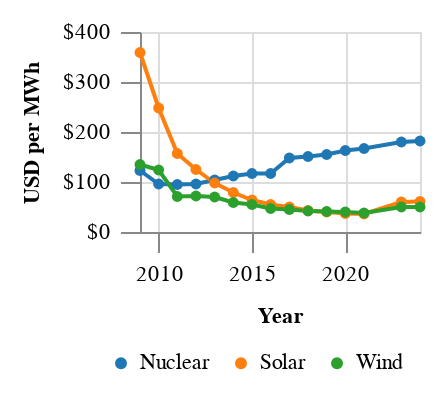

Describe this chart as a Vega-Lite specification.
### Vega-Lite specification from a JSON file in a GitHub repository (floating-point values rounded to 4 significant figures)
{"$schema": "https://vega.github.io/schema/vega-lite/v5.json", "data": {"values": [{"Year": "2009", "Source": "Nuclear", "LCOE": 123}, {"Year": "2010", "Source": "Nuclear", "LCOE": 96}, {"Year": "2011", "Source": "Nuclear", "LCOE": 95}, {"Year": "2012", "Source": "Nuclear", "LCOE": 96}, {"Year": "2013", "Source": "Nuclear", "LCOE": 104}, {"Year": "2014", "Source": "Nuclear", "LCOE": 112}, {"Year": "2015", "Source": "Nuclear", "LCOE": 117}, {"Year": "2016", "Source": "Nuclear", "LCOE": 117}, {"Year": "2017", "Source": "Nuclear", "LCOE": 148}, {"Year": "2018", "Source": "Nuclear", "LCOE": 151}, {"Year": "2019", "Source": "Nuclear", "LCOE": 155}, {"Year": "2020", "Source": "Nuclear", "LCOE": 163}, {"Year": "2021", "Source": "Nuclear", "LCOE": 167}, {"Year": "2023", "Source": "Nuclear", "LCOE": 180}, {"Year": "2024", "Source": "Nuclear", "LCOE": 182}, {"Year": "2009", "Source": "Solar", "LCOE": 359}, {"Year": "2010", "Source": "Solar", "LCOE": 248}, {"Year": "2011", "Source": "Solar", "LCOE": 157}, {"Year": "2012", "Source": "Solar", "LCOE": 125}, {"Year": "2013", "Source": "Solar", "LCOE": 98}, {"Year": "2014", "Source": "Solar", "LCOE": 79}, {"Year": "2015", "Source": "Solar", "LCOE": 64}, {"Year": "2016", "Source": "Solar", "LCOE": 55}, {"Year": "2017", "Source": "Solar", "LCOE": 50}, {"Year": "2018", "Source": "Solar", "LCOE": 43}, {"Year": "2019", "Source": "Solar", "LCOE": 40}, {"Year": "2020", "Source": "Solar", "LCOE": 37}, {"Year": "2021", "Source": "Solar", "LCOE": 36}, {"Year": "2023", "Source": "Solar", "LCOE": 60}, {"Year": "2024", "Source": "Solar", "LCOE": 61}, {"Year": "2009", "Source": "Wind", "LCOE": 135}, {"Year": "2010", "Source": "Wind", "LCOE": 124}, {"Year": "2011", "Source": "Wind", "LCOE": 71}, {"Year": "2012", "Source": "Wind", "LCOE": 72}, {"Year": "2013", "Source": "Wind", "LCOE": 70}, {"Year": "2014", "Source": "Wind", "LCOE": 59}, {"Year": "2015", "Source": "Wind", "LCOE": 55}, {"Year": "2016", "Source": "Wind", "LCOE": 47}, {"Year": "2017", "Source": "Wind", "LCOE": 45}, {"Year": "2018", "Source": "Wind", "LCOE": 42}, {"Year": "2019", "Source": "Wind", "LCOE": 41}, {"Year": "2020", "Source": "Wind", "LCOE": 40}, {"Year": "2021", "Source": "Wind", "LCOE": 38}, {"Year": "2023", "Source": "Wind", "LCOE": 50}, {"Year": "2024", "Source": "Wind", "LCOE": 50}]}, "width": 140, "height": 100, "padding": 10, "encoding": {"x": {"field": "Year", "type": "temporal", "axis": {"title": "Year", "titleFontSize": 11, "labelFontSize": 11, "titlePadding": 10, "labelPadding": 5, "tickSize": 10}}}, "layer": [{"encoding": {"color": {"field": "Source", "type": "nominal", "scale": {"scheme": "category10"}, "legend": {"title": "", "titleFontSize": 12, "labelFontSize": 11, "titlePadding": 10, "rowPadding": 8, "symbolSize": 20, "orient": "none", "columns": 3, "legendX": -15, "legendY": 160}}, "y": {"field": "LCOE", "type": "quantitative", "axis": {"title": "USD per MWh", "labelExpr": "'$'+datum.label", "titleFontSize": 11, "labelFontSize": 11, "titlePadding": 10, "labelPadding": 5, "tickSize": 10}}}, "layer": [{"mark": {"type": "line", "point": {"filled": true}}}, {"transform": [{"filter": {"param": "hover", "empty": false}}], "mark": {"type": "point", "filled": false, "fill": "white", "opacity": 1, "size": 300}}]}, {"transform": [{"pivot": "Source", "value": "LCOE", "groupby": ["Year"]}], "mark": "rule", "encoding": {"opacity": {"condition": {"value": 0.3, "param": "hover", "empty": false}, "value": 0}, "tooltip": [{"field": "Year", "type": "temporal", "format": "%Y", "title": "Year:"}, {"field": "Nuclear", "type": "quantitative", "format": "$", "title": "Nuclear:"}, {"field": "Solar", "type": "quantitative", "format": "$", "title": "Solar:"}, {"field": "Wind", "type": "quantitative", "format": "$", "title": "Wind:"}]}, "params": [{"name": "hover", "select": {"type": "point", "fields": ["Year"], "nearest": true, "on": "pointerover", "clear": "pointerout"}}]}]}
